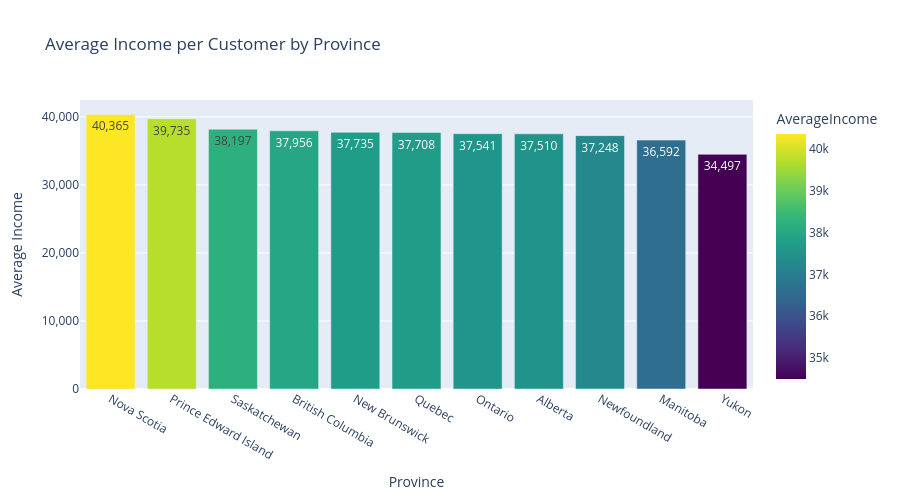

The notebook cell saved with this chart:
### Markdown cell above
#### Province and Income (mean of all customer) Distribution

### Code cell
income_mean = (
    customers.groupby('Province or State')['Income']
    .mean()
    .reset_index(name='AverageIncome')
    .sort_values('AverageIncome', ascending=False)
)

fig = px.bar(
    income_mean,
    x='Province or State',
    y='AverageIncome',
    title='Average Income per Customer by Province',
    text_auto='.2f',
    color='AverageIncome',
    color_continuous_scale='Viridis'
)

# Add thousand separators to y-axis and hover labels
fig.update_layout(
    xaxis_title='Province',
    yaxis_title='Average Income',
    height=500,
    yaxis_tickformat=',',          # ← adds thousand separators
)

# Format hover labels and text with commas
fig.update_traces(
    hovertemplate='Province: %{x}<br>Average Income: %{y:,.0f}',
    texttemplate='%{y:,.0f}'      # ← show commas in bar text labels
)

fig.show()

### Figure 1 — Plotly figure (JSON) as saved in the notebook; plotly's stock layout.template omitted (floating-point values rounded to 4 significant figures)
{"data": [{"alignmentgroup": "True", "hovertemplate": "Province: %{x}<br>Average Income: %{y:,.0f}", "legendgroup": "", "marker": {"color": [40360.0, 39730.0, 38200.0, 37960.0, 37730.0, 37710.0, 37540.0, 37510.0, 37250.0, 36590.0, 34500.0], "coloraxis": "coloraxis", "pattern": {"shape": ""}}, "name": "", "offsetgroup": "", "orientation": "v", "showlegend": false, "textposition": "auto", "texttemplate": "%{y:,.0f}", "type": "bar", "x": ["Nova Scotia", "Prince Edward Island", "Saskatchewan", "British Columbia", "New Brunswick", "Quebec", "Ontario", "Alberta", "Newfoundland", "Manitoba", "Yukon"], "xaxis": "x", "y": [40360.0, 39730.0, 38200.0, 37960.0, 37730.0, 37710.0, 37540.0, 37510.0, 37250.0, 36590.0, 34500.0], "yaxis": "y"}], "layout": {"barmode": "relative", "coloraxis": {"colorbar": {"title": {"text": "AverageIncome"}}, "colorscale": [[0, "#440154"], [0.1111, "#482878"], [0.2222, "#3e4989"], [0.3333, "#31688e"], [0.4444, "#26828e"], [0.5556, "#1f9e89"], [0.6667, "#35b779"], [0.7778, "#6ece58"], [0.8889, "#b5de2b"], [1, "#fde725"]]}, "height": 500, "legend": {"tracegroupgap": 0}, "title": {"text": "Average Income per Customer by Province"}, "xaxis": {"anchor": "y", "domain": [0, 1], "title": {"text": "Province"}}, "yaxis": {"anchor": "x", "domain": [0, 1], "tickformat": ",", "title": {"text": "Average Income"}}}}
